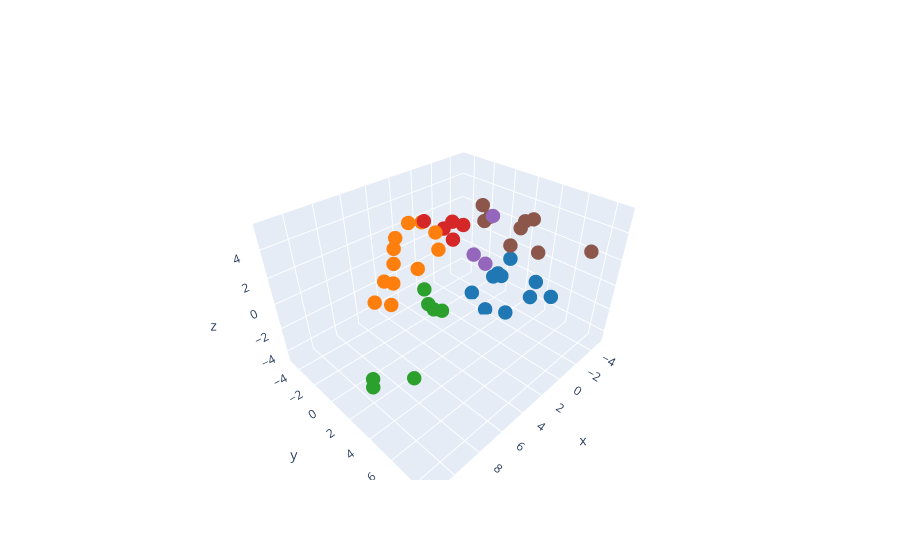

Here is the notebook cell this chart was saved with:
### Code cell
import plotly.graph_objects as go
from matplotlib import cm
import numpy as np

# get tab10 RGBA colors from matplotlib
tab10 = cm.get_cmap('tab10')
colors = [f'rgba({int(r*255)}, {int(g*255)}, {int(b*255)}, {a})' 
          for r, g, b, a in tab10(np.linspace(0, 1, 10))]

fig = go.Figure(
    data=go.Scatter3d(
        x=X_pca[:,0],
        y=X_pca[:,1],
        z=X_pca[:,2],
        mode='markers',
        marker=dict(
            size=5,
            color=[colors[c] for c in final_clusters]  # assign tab10 color per cluster
        )))

fig.show()

### Figure 1 — Plotly figure (JSON) as saved in the notebook; plotly's stock layout.template omitted (floating-point values rounded to 4 significant figures)
{"data": [{"marker": {"color": ["rgba(148, 103, 189, 1.0)", "rgba(31, 119, 180, 1.0)", "rgba(140, 86, 75, 1.0)", "rgba(31, 119, 180, 1.0)", "rgba(31, 119, 180, 1.0)", "rgba(140, 86, 75, 1.0)", "rgba(255, 127, 14, 1.0)", "rgba(44, 160, 44, 1.0)", "rgba(31, 119, 180, 1.0)", "rgba(44, 160, 44, 1.0)", "rgba(255, 127, 14, 1.0)", "rgba(214, 39, 40, 1.0)", "rgba(255, 127, 14, 1.0)", "rgba(44, 160, 44, 1.0)", "rgba(255, 127, 14, 1.0)", "rgba(44, 160, 44, 1.0)", "rgba(255, 127, 14, 1.0)", "rgba(31, 119, 180, 1.0)", "rgba(148, 103, 189, 1.0)", "rgba(31, 119, 180, 1.0)", "rgba(140, 86, 75, 1.0)", "rgba(140, 86, 75, 1.0)", "rgba(140, 86, 75, 1.0)", "rgba(44, 160, 44, 1.0)", "rgba(255, 127, 14, 1.0)", "rgba(255, 127, 14, 1.0)", "rgba(255, 127, 14, 1.0)", "rgba(255, 127, 14, 1.0)", "rgba(214, 39, 40, 1.0)", "rgba(255, 127, 14, 1.0)", "rgba(255, 127, 14, 1.0)", "rgba(140, 86, 75, 1.0)", "rgba(31, 119, 180, 1.0)", "rgba(44, 160, 44, 1.0)", "rgba(148, 103, 189, 1.0)", "rgba(255, 127, 14, 1.0)", "rgba(214, 39, 40, 1.0)", "rgba(140, 86, 75, 1.0)", "rgba(31, 119, 180, 1.0)", "rgba(140, 86, 75, 1.0)", "rgba(140, 86, 75, 1.0)", "rgba(31, 119, 180, 1.0)", "rgba(31, 119, 180, 1.0)", "rgba(44, 160, 44, 1.0)", "rgba(214, 39, 40, 1.0)", "rgba(214, 39, 40, 1.0)"], "size": 5}, "mode": "markers", "type": "scatter3d", "x": [-0.1624, -3.308, -1.724, -3.996, -3.274, -4.965, 0.4688, 4.161, -2.73, 2.347, 2.888, -2.788, 7.192, 11.33, 6.452, 0.8029, 6.336, -3.521, 0.9243, -1.754, -4.678, -4.29, -3.43, 11.29, 3.312, 2.121, 0.1103, 0.5519, 0.7771, 2.348, 3.779, -3.732, -3.964, 8.495, -0.5856, 3.872, -2.102, -2.665, -4.788, -4.923, -3.268, -1.923, -4.819, 0.9587, -2.583, -4.545], "y": [2.03, 3.891, 8.699, 3.79, 5.641, 0.4613, -3.719, 1.4, -1.412, -1.557, -4.142, -4.767, 0.3848, 4.292, -2.011, -1.328, -0.3077, 0.1089, 3.335, 2.898, 2.519, 1.746, -0.4752, 4.337, -3.303, -3.25, -2.35, -2.169, -3.118, -2.191, -3.114, -1.497, 0.2086, 4.286, 0.5569, -3.219, -3.019, -0.3586, -0.05568, 3.079, 2.786, 0.7788, 0.6805, -2.744, -3.564, -4.239], "z": [0.9607, -2.535, 4.039, -1.548, -1.597, -0.1776, 2.284, -0.9801, -4.519, -1.728, 0.8537, 0.1724, 2.221, -0.7443, -1.011, -4.435, -0.3602, -2.569, 5.39, -3.686, 2.904, 2.058, 2.504, -0.1198, 2.231, 2.986, 0.3831, 2.052, 2.696, -0.2353, 0.4156, 2.999, -2.43, -2.142, 0.8894, -1.273, 0.1043, 2.464, -3.184, 0.2916, 3.349, -4.632, -1.229, -4.456, 1.291, 0.05153]}], "layout": {}}
